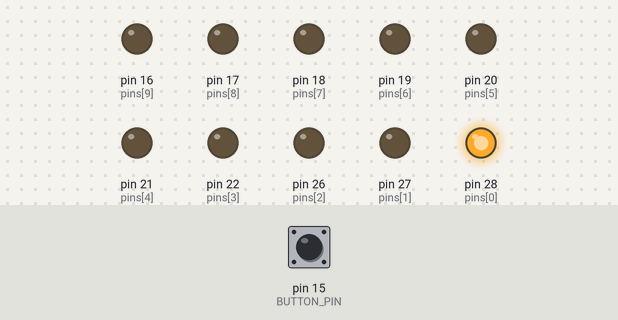
Bench run of a sketch on a simulated Arduino Mega 2560, built with avr-gcc and run on an emulated ATmega2560. On the bench: output pins drawn as LEDs (lit = HIGH). The test bench sets the inputs (shaded band); at power-on: pin 15 (BUTTON_PIN) HIGH.

Above: at 1.2 s.
1.3 s: pin 15 (BUTTON_PIN) pulled LOW for 0.15 s
At 2.2 s:
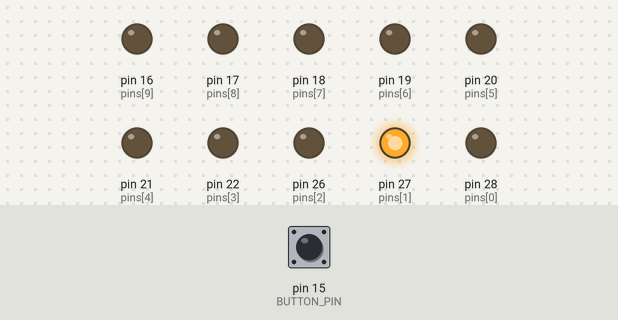
2.9 s: pin 15 (BUTTON_PIN) pulled LOW for 1 s
At 3.4 s:
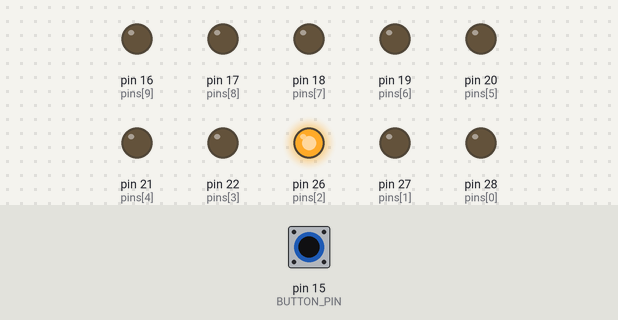
5.4 s: pin 15 (BUTTON_PIN) pulled LOW for 0.15 s
At 6.6 s:
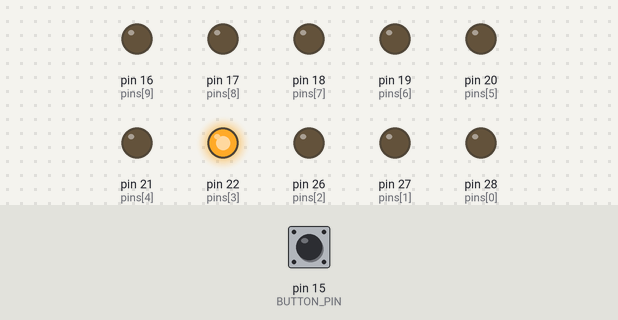
7.0 s: pin 15 (BUTTON_PIN) pulled LOW for 3.2 s
At 7.8 s:
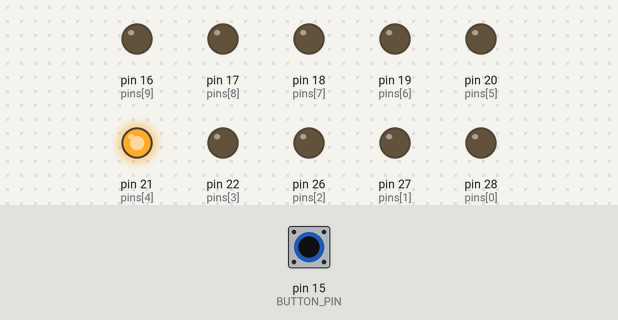
11.7 s: pin 15 (BUTTON_PIN) pulled LOW for 0.15 s
At 12.5 s:
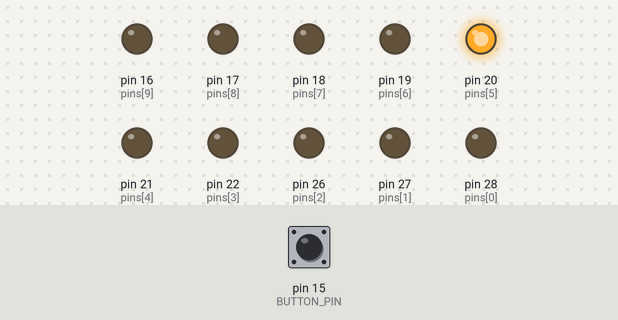
13.3 s: pin 15 (BUTTON_PIN) pulled LOW for 1 s
At 13.8 s:
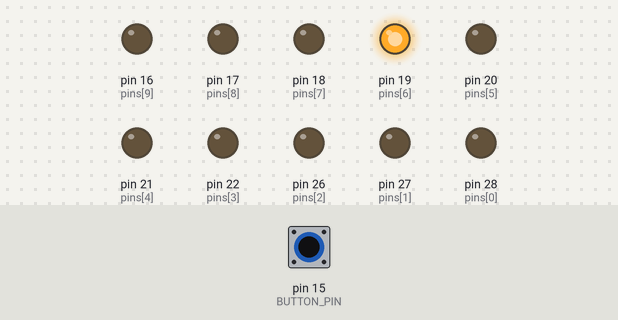
Timing chart, 0 to 16.3 s (numbered marks = the images above; inputs shaded):
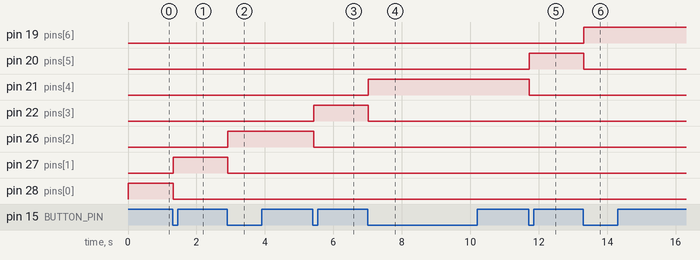

The sketch:

button_advances_led_bar.ino
```cpp
#define BUTTON_PIN 15

short pins[10] = {28, 27, 26, 22, 21, 20, 19, 18, 17, 16};
short pindex = 0;

void setup() {
  pinMode(BUTTON_PIN, INPUT);

  // Set each of the LED BAR pins as outputs.
  for(short i = 0; i < 10; i++){
    pinMode(pins[i], OUTPUT);
  }

  //Initialize the first LED BAR to ON.
  digitalWrite(pins[pindex], HIGH);
}

void loop() {
  if(digitalRead(BUTTON_PIN) == LOW){
    delay(20);
    if(digitalRead(BUTTON_PIN) == LOW){
      // the button has been pressed.
      digitalWrite(pins[pindex], LOW);
      pindex++;
      if(pindex > 9){
        pindex = 0;
      }
      digitalWrite(pins[pindex], HIGH);
    }
    while(digitalRead(BUTTON_PIN) == LOW);
  }
}
```

Measured:
- after the input at 1.3 s, pin 27 (pins[1]): LOW → HIGH at once; pin 28 (pins[0]): HIGH → LOW at once
- after the input at 2.9 s, pin 26 (pins[2]): LOW → HIGH at once; pin 27 (pins[1]): HIGH → LOW at once
- after the input at 5.4 s, pin 22 (pins[3]): LOW → HIGH at once; pin 26 (pins[2]): HIGH → LOW at once
- after the input at 7.0 s, pin 21 (pins[4]): LOW → HIGH at once; pin 22 (pins[3]): HIGH → LOW at once
- after the input at 11.7 s, pin 20 (pins[5]): LOW → HIGH at once; pin 21 (pins[4]): HIGH → LOW at once
- after the input at 13.3 s, pin 19 (pins[6]): LOW → HIGH at once; pin 20 (pins[5]): HIGH → LOW at once
